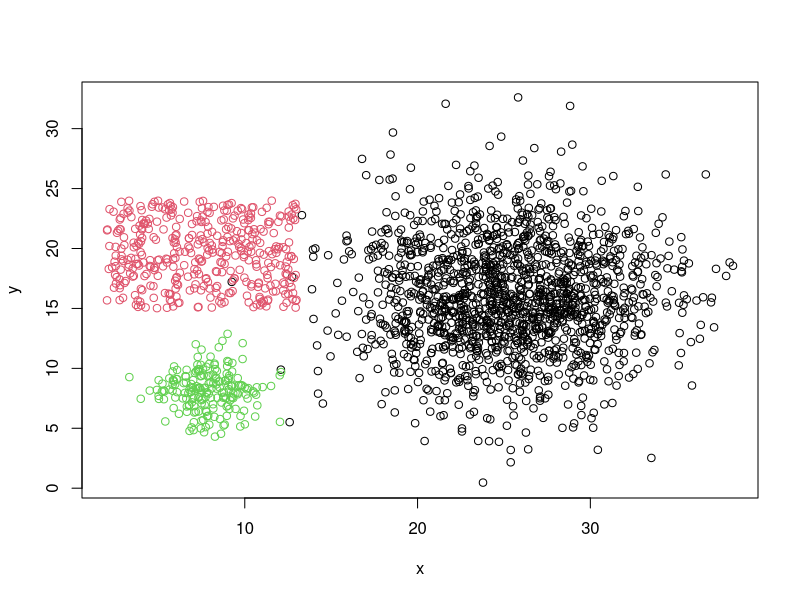
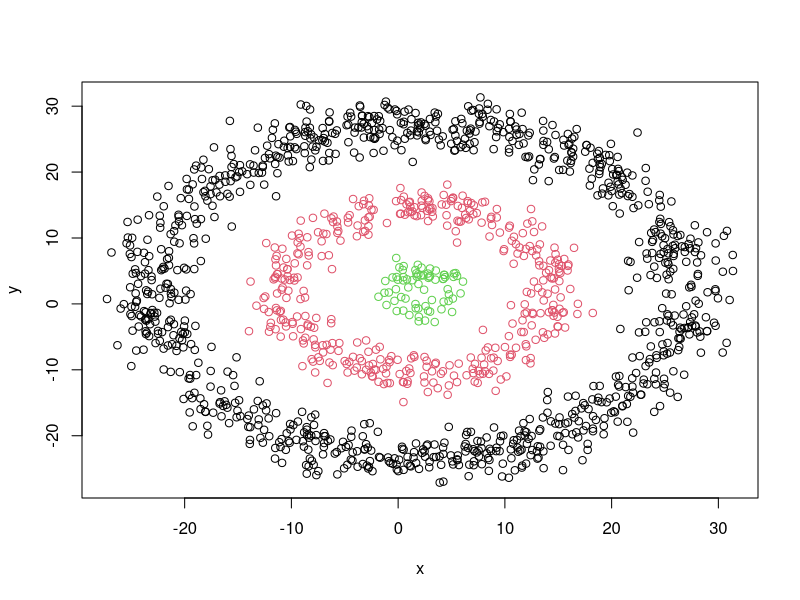
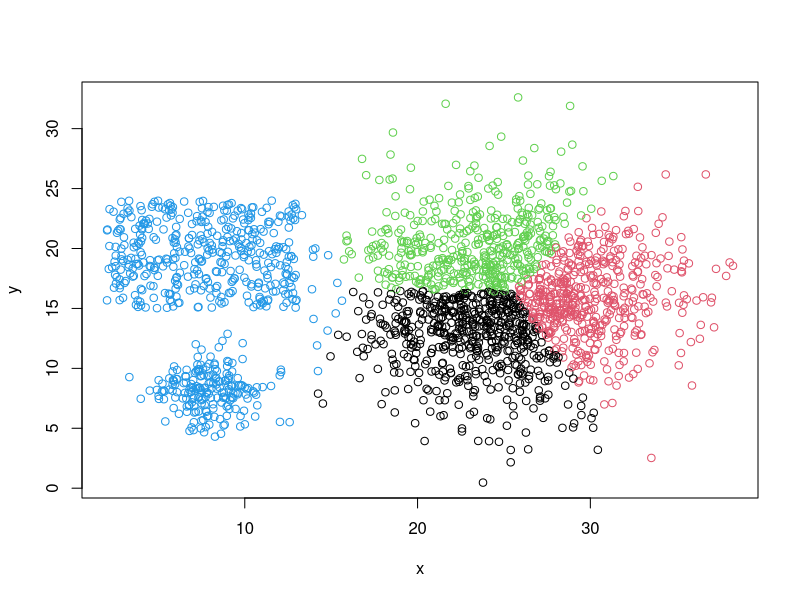
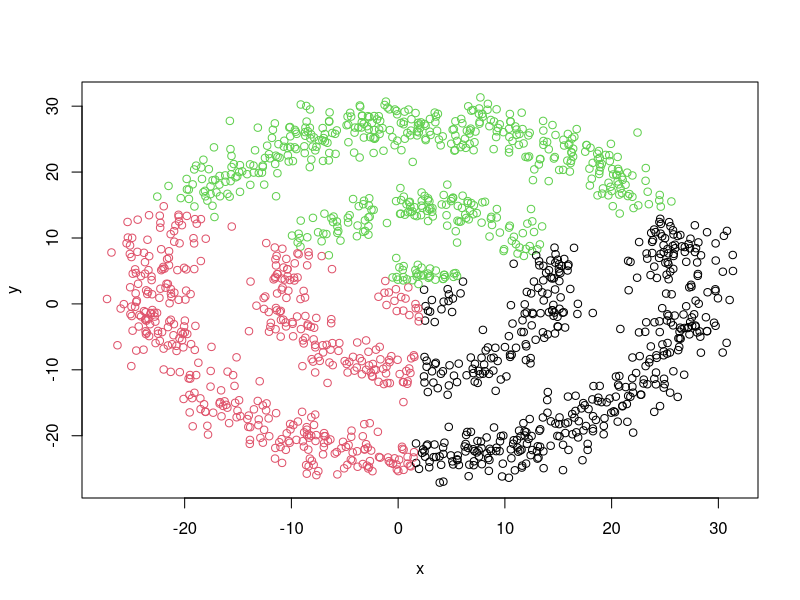
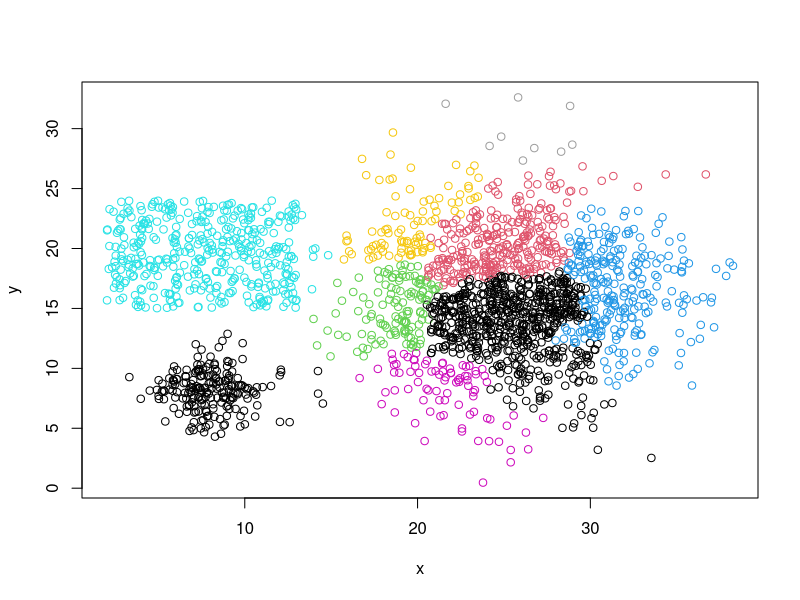
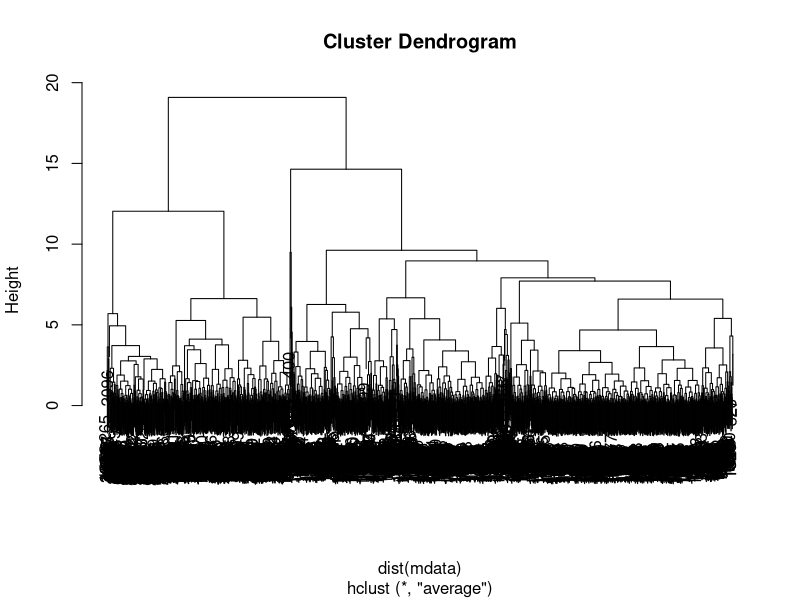
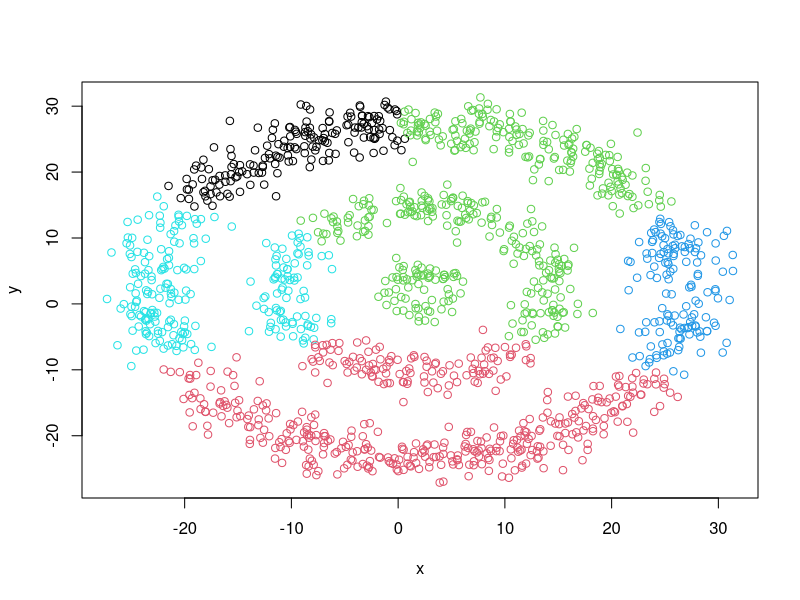
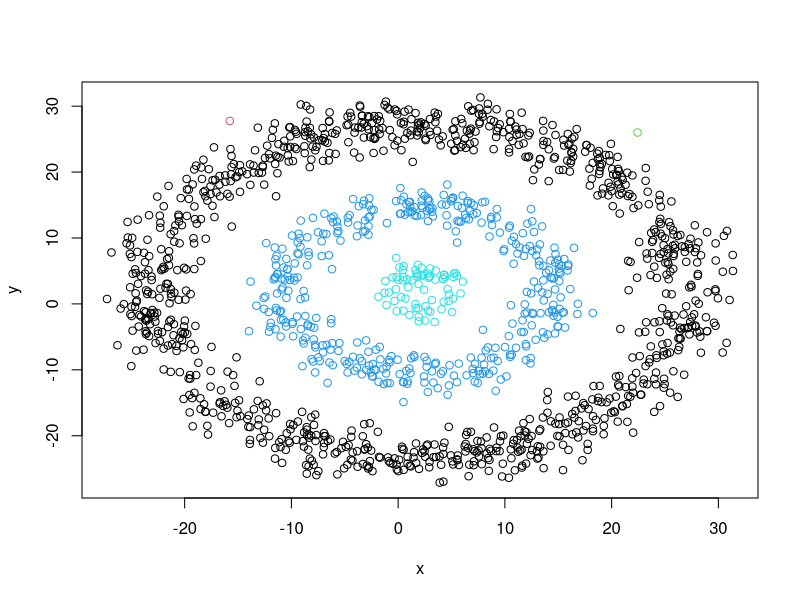

Reproduce these figures in R, in order.
## ---- chunk 1
x=rnorm(1500,mean=25,sd=4.5);y=rnorm(1500,mean=16,sd=4.5);
dfnormal=data.frame(cc=1,x=x,y=y);
x=runif(400,min=2,max=13); y=runif(400,min=15,max=24);
dfnormal=rbind(dfnormal,data.frame(cc=2,x=x,y=y));
x=rnorm(200,mean=8,sd=1.5);y=rnorm(200,mean=8,sd=1.5);
dfnormal=rbind(dfnormal,data.frame(cc=3,x=x,y=y));

#plot(dfnormal$x,dfnormal$y,col=dfnormal$cc)
plot(y~x,col=cc,dfnormal)

## ---- chunk 2
getcircle <- function(np,np2,cc,r,nsd){  #np=800;np2=100;r=25,nsd=2
  x=c(runif(np,min=-r,max=r),runif(np2,min=-r,max=-r+1),runif(np2,min=r-1,max=r))
  y=sign(rnorm(np+np2*2))*sqrt(r^2-x^2)+rnorm(np+np2*2,mean=2,sd=nsd);
  x=x+rnorm(np+np2*2,mean=2,sd=nsd);
  return(data.frame(cc=cc,x=x,y=y))
}
dfcircle=getcircle(800,100,1,25,2)
dfcircle=rbind(dfcircle,getcircle(300,50,2,13,1.6))
dfcircle=rbind(dfcircle,getcircle(50,10,3,3,1))
#plot(dfcircle$x,dfcircle$y,col=factor(dfcircle$cc))
plot(y~x,col=factor(cc),dfcircle)

## ---- chunk 3
#清空原分类
mdata=dfnormal
mdata$cc=NULL

#执行kmeans
cc=kmeans(mdata,4)
ccout=fitted(cc)

#查看聚类结果
#table(dfnormal$cc, cc$cluster)
plot(y~x,col=rownames(ccout),dfnormal)

## ---- chunk 4
#清空原分类
mdata=dfcircle
mdata$cc=NULL
#执行kmeans
cc=kmeans(mdata,3)
ccout=fitted(cc)
#查看聚类结果
#table(dfcircle, cc$cluster)
plot(y~x,col=rownames(ccout),dfcircle)

## ---- chunk 5
mdata=dfnormal
mdata$cc=NULL
#执行hclust
hc = hclust(dist(mdata), "ave")
#plot(hc)
#分类
ccout = cutree(hc, k = 10)
plot(y~x,col=ccout,dfnormal)


## ---- chunk 6
plot(hc)

## ---- chunk 7
dend1 = as.dendrogram(hc)
str(dend1, max = 2)

## ---- chunk 8
mdata=dfcircle
mdata$cc=NULL
#执行hclust
hc = hclust(dist(mdata), "ave")
#plot(hc)
#分类
ccout = cutree(hc, k = 5)
plot(y~x,col=ccout,dfcircle)


## ---- chunk 9
mdata=dfcircle
mdata$cc=NULL
#执行hclust, single算法
hc = hclust(dist(mdata), "single")
ccout = cutree(hc, k = 5)
#把圈圈的间距加大点？  
plot(y~x,col=ccout,dfcircle)
